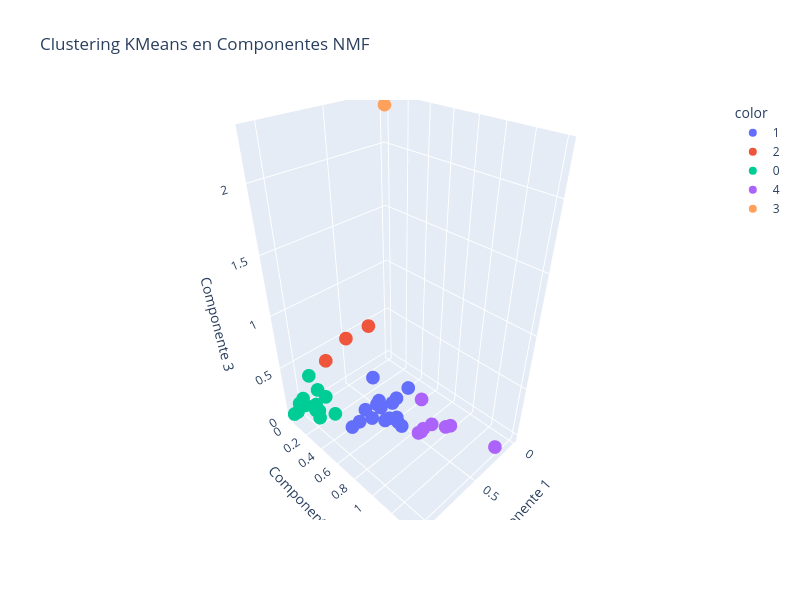

The code cell stored with this chart in its notebook:
### Code cell
# visualizar clusters en el espacio de los componentes NMF en 3 dimensiones
import plotly.express as px
fig = px.scatter_3d(
    W_df,
    x="Componente 1",
    y="Componente 2",
    z="Componente 3",
    color=base_lima["cluster_nmf"].astype(str),
    title="Clustering KMeans en Componentes NMF",
    labels={
        "x": "Componente 1",
        "y": "Componente 2",
        "z": "Componente 3"
    },
    width=800,
    height=600
)
#fig.write_image("clustering_nmf_3d.png", scale=2)
fig.show()

### Figure 1 — Plotly figure (JSON) as saved in the notebook; plotly's stock layout.template omitted (floating-point values rounded to 4 significant figures)
{"data": [{"hovertemplate": "color=1<br>Componente 1=%{x}<br>Componente 2=%{y}<br>Componente 3=%{z}<extra></extra>", "legendgroup": "1", "marker": {"color": "#636efa", "symbol": "circle"}, "mode": "markers", "name": "1", "scene": "scene", "showlegend": true, "type": "scatter3d", "x": [0.7058, 0.5918, 0.5794, 0.8616, 0.6838, 0.6242, 0.5953, 0.6105, 0.5683, 0.5701, 0.5075, 0.8027, 0.6484, 0.646, 0.5994, 0.6174], "y": [0.4607, 0.7069, 0.7104, 0.4746, 0.5151, 0.5581, 0.7126, 0.6798, 0.4756, 0.743, 0.7501, 0.4972, 0.6321, 0.5368, 0.4477, 0.6512], "z": [0.1072, 0.3319, 0.05733, 0.0355, 0.03492, 0.1438, 0.1253, 0.2748, 0.123, 0.02967, 0.4129, 0.06939, 0.06946, 0.1816, 0.3827, 0.08524]}, {"hovertemplate": "color=2<br>Componente 1=%{x}<br>Componente 2=%{y}<br>Componente 3=%{z}<extra></extra>", "legendgroup": "2", "marker": {"color": "#EF553B", "symbol": "circle"}, "mode": "markers", "name": "2", "scene": "scene", "showlegend": true, "type": "scatter3d", "x": [0.5736, 0.7241, 0.5032], "y": [0.1018, 0.0, 0.3081], "z": [0.5699, 0.3607, 0.7705]}, {"hovertemplate": "color=0<br>Componente 1=%{x}<br>Componente 2=%{y}<br>Componente 3=%{z}<extra></extra>", "legendgroup": "0", "marker": {"color": "#00cc96", "symbol": "circle"}, "mode": "markers", "name": "0", "scene": "scene", "showlegend": true, "type": "scatter3d", "x": [0.9749, 0.8688, 0.9381, 1.031, 0.8625, 0.8533, 0.9278, 0.9892, 1.056, 1.09, 0.9204, 0.9657, 0.9051], "y": [0.0, 0.04655, 0.09264, 0.002785, 0.2581, 0.1329, 0.1264, 0.0, 0.0, 0.0, 0.07702, 0.1839, 0.0], "z": [0.01793, 0.1573, 0.0, 0.08244, 0.02536, 0.1265, 0.01069, 0.1078, 0.0, 0.0, 0.04409, 0.001102, 0.3093]}, {"hovertemplate": "color=4<br>Componente 1=%{x}<br>Componente 2=%{y}<br>Componente 3=%{z}<extra></extra>", "legendgroup": "4", "marker": {"color": "#ab63fa", "symbol": "circle"}, "mode": "markers", "name": "4", "scene": "scene", "showlegend": true, "type": "scatter3d", "x": [0.3719, 0.4233, 0.4832, 0.3193, 0.2094, 0.4312, 0.5076, 0.5292], "y": [1.034, 0.8165, 0.8766, 1.04, 1.4, 0.9403, 0.8702, 0.9389], "z": [0.09299, 0.2771, 0.0, 0.06949, 0.02611, 0.09492, 0.0, 0.1201]}, {"hovertemplate": "color=3<br>Componente 1=%{x}<br>Componente 2=%{y}<br>Componente 3=%{z}<extra></extra>", "legendgroup": "3", "marker": {"color": "#FFA15A", "symbol": "circle"}, "mode": "markers", "name": "3", "scene": "scene", "showlegend": true, "type": "scatter3d", "x": [0.0], "y": [0.0], "z": [2.278]}], "layout": {"height": 600, "legend": {"title": {"text": "color"}, "tracegroupgap": 0}, "scene": {"domain": {"x": [0, 1], "y": [0, 1]}, "xaxis": {"title": {"text": "Componente 1"}}, "yaxis": {"title": {"text": "Componente 2"}}, "zaxis": {"title": {"text": "Componente 3"}}}, "title": {"text": "Clustering KMeans en Componentes NMF"}, "width": 800}}
